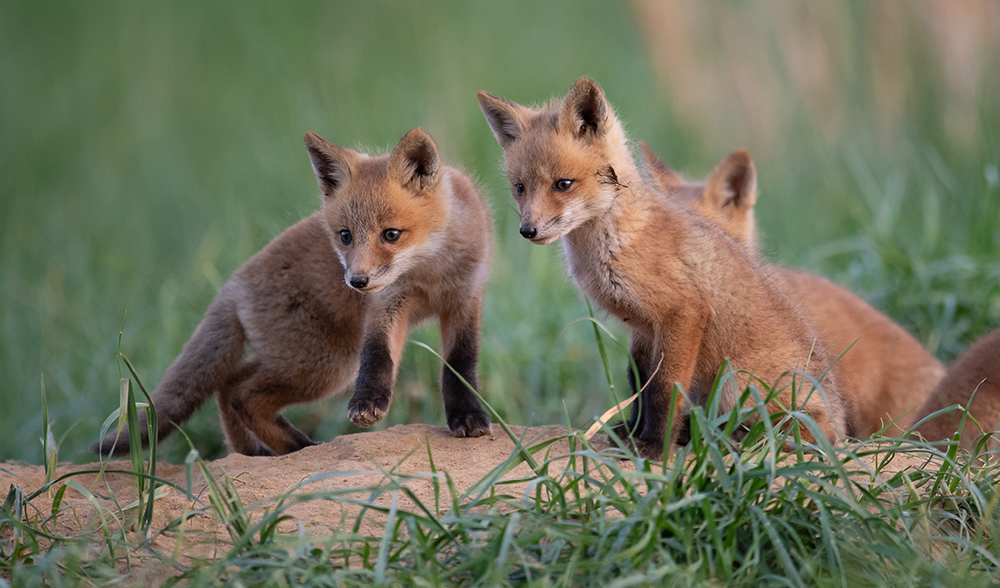
#> input picture APIs/API_GroundingDinoTiny/input.jpg, 1000 x 588 px; its folder holds only this picture in this run
$ python -i dataset.py   (imports and definitions only)
#> lines starting #> are read from the running program, lines starting #| are printed output that depends on the picture
import csv
import json
import math
import os
import random
import re
from collections import Counter, defaultdict
from typing import Dict, Iterable, List, Sequence, Tuple

import numpy as np
import torch
from PIL import Image, ImageEnhance
from torch.nn.utils.rnn import pad_sequence
from torch.utils.data import Dataset


TOKEN_PATTERN = re.compile(r"[a-z0-9]+(?:'[a-z0-9]+)?", re.IGNORECASE)


def tokenize(text: str) -> List[str]:
    """Lowercase word-tokenizer designed for Flickr-style English image captions."""
    return TOKEN_PATTERN.findall(text.lower().strip())


class Vocabulary:
    PAD = "<pad>"
    BOS = "<bos>"
    EOS = "<eos>"
    UNK = "<unk>"

    # [5 lines left out: function __init__, not called in this run]

    @property
    def pad_idx(self) -> int:
        return self.stoi[self.PAD]

    @property
    def bos_idx(self) -> int:
        return self.stoi[self.BOS]

    @property
    def eos_idx(self) -> int:
        return self.stoi[self.EOS]

    @property
    def unk_idx(self) -> int:
        return self.stoi[self.UNK]

    def __len__(self) -> int:
        return len(self.itos)

    # [37 lines left out: functions build, encode, decode, not called in this run]

    def to_dict(self) -> Dict:
        return {"min_freq": self.min_freq, "max_size": self.max_size, "itos": self.itos}

    # [134 lines left out: functions from_dict, save, load, _strip_image_index, parse_caption_file, group_references and 1 more, not called in this run]


def records_for_split(records: Sequence[Dict[str, str]], image_names: Sequence[str]) -> List[Dict[str, str]]:
    image_set = set(image_names)
    return [r for r in records if r["image"] in image_set]


# [4 lines left out: function save_json, not called in this run]


def load_json(path: str) -> Dict:
    with open(path, "r", encoding="utf-8") as f:
        return json.load(f)


class ImagePathResolver:
    # [14 lines left out: functions __init__, __call__, not called in this run]


def _resize_short_side(img: Image.Image, short_side: int) -> Image.Image:
    w, h = img.size
    if min(w, h) == short_side:
        return img
    if w < h:
        new_w = short_side
        new_h = int(round(h * short_side / w))
    else:
        new_h = short_side
        new_w = int(round(w * short_side / h))
    return img.resize((new_w, new_h), Image.BICUBIC)


def _center_crop(img: Image.Image, size: int) -> Image.Image:
    w, h = img.size
    left = max(0, (w - size) // 2)
    top = max(0, (h - size) // 2)
    return img.crop((left, top, left + size, top + size))


def _random_resized_crop(
    img: Image.Image,
    size: int,
    scale: Tuple[float, float] = (0.72, 1.0),
    ratio: Tuple[float, float] = (3.0 / 4.0, 4.0 / 3.0),
) -> Image.Image:
    w, h = img.size
    area = w * h
    log_ratio = (math.log(ratio[0]), math.log(ratio[1]))

    for _ in range(10):
        target_area = random.uniform(scale[0], scale[1]) * area
        aspect = math.exp(random.uniform(log_ratio[0], log_ratio[1]))
        crop_w = int(round(math.sqrt(target_area * aspect)))
        crop_h = int(round(math.sqrt(target_area / aspect)))
        if 0 < crop_w <= w and 0 < crop_h <= h:
            left = random.randint(0, w - crop_w)
            top = random.randint(0, h - crop_h)
            img = img.crop((left, top, left + crop_w, top + crop_h))
            return img.resize((size, size), Image.BICUBIC)

    img = _resize_short_side(img, size)
    img = _center_crop(img, size)
    return img.resize((size, size), Image.BICUBIC)


def _color_jitter(img: Image.Image, strength: float = 0.12) -> Image.Image:
    # Conservative jitter for captioning: avoid damaging object semantics.
    ops = [ImageEnhance.Brightness, ImageEnhance.Contrast, ImageEnhance.Color]
    random.shuffle(ops)
    for op in ops:
        factor = 1.0 + random.uniform(-strength, strength)
        img = op(img).enhance(factor)
    return img


def _to_normalized_tensor(img: Image.Image) -> torch.Tensor:
    arr = np.asarray(img.convert("RGB"), dtype=np.float32) / 255.0
    tensor = torch.from_numpy(arr).permute(2, 0, 1).contiguous()
    mean = torch.tensor([0.485, 0.456, 0.406], dtype=torch.float32).view(3, 1, 1)
    std = torch.tensor([0.229, 0.224, 0.225], dtype=torch.float32).view(3, 1, 1)
    return (tensor - mean) / std


class CaptionTrainTransform:
    def __init__(self, image_size: int = 224):
        self.image_size = image_size

    def __call__(self, img: Image.Image) -> torch.Tensor:
        img = img.convert("RGB")
        img = _random_resized_crop(img, self.image_size)
        if random.random() < 0.50:
            img = img.transpose(Image.FLIP_LEFT_RIGHT)
        if random.random() < 0.80:
            img = _color_jitter(img, strength=0.12)
        return _to_normalized_tensor(img)


class CaptionEvalTransform:
    def __init__(self, image_size: int = 224, resize_short_side: int = 256):
        self.image_size = image_size
        self.resize_short_side = resize_short_side

    # [5 lines left out: function __call__, not called in this run]


class FlickrCaptionDataset(Dataset):
    # [13 lines left out: function __init__, not called in this run]

    def __len__(self) -> int:
        return len(self.records)

    # [15 lines left out: function __getitem__, not called in this run]


class FlickrEvalImageDataset(Dataset):
    """One item per image, used for generation metrics with multiple references."""

    # [4 lines left out: function __init__, not called in this run]

    def __len__(self) -> int:
        return len(self.image_names)

    # [6 lines left out: function __getitem__, not called in this run]


class CaptionCollateFn:
    """Pickle-safe collate function for Windows DataLoader workers.

    Windows uses multiprocessing spawn, so nested functions cannot be pickled.
    Keeping the collate callable as a top-level class allows num_workers > 0.
    """

    def __init__(self, pad_idx: int):
        self.pad_idx = int(pad_idx)

    # [19 lines left out: function __call__, not called in this run]


def make_caption_collate_fn(pad_idx: int):
    return CaptionCollateFn(pad_idx)


def eval_image_collate(batch: Sequence[Dict]) -> Dict:
    images = torch.stack([item["image"] for item in batch], dim=0)
    return {"images": images, "image_names": [item["image_name"] for item in batch]}

>>> from PIL import Image
>>> picture = Image.open('../../../APIs/API_GroundingDinoTiny/input.jpg')
#> picture is the input picture: PIL image 1000x588 RGB; mean R, G, B 112.5, 114.3, 91.8
>>> result = CaptionTrainTransform()(picture)
#> in _center_crop, `return img.crop((left, top, left + size, top + size))`:
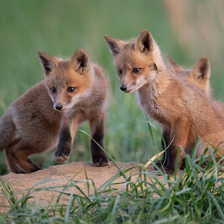
#> returned value: PIL image 224x224 RGB; mean R, G, B 118.2, 115.3, 93.7
#> in __call__, `img = img.transpose(Image.FLIP_LEFT_RIGHT)`:
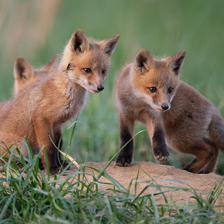
#> img: PIL image 224x224 RGB; mean R, G, B 118.2, 115.3, 93.7
#> (the run stopped early here; a loop or call above may not have finished)
